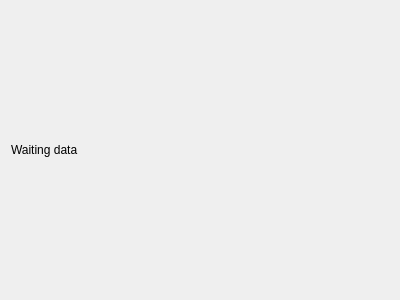
<?xml version="1.0" encoding="UTF-8"?>
<ui version="4.0">
 <class>Widget</class>
 <widget class="QWidget" name="Widget">
  <property name="geometry">
   <rect>
    <x>0</x>
    <y>0</y>
    <width>400</width>
    <height>300</height>
   </rect>
  </property>
  <property name="windowTitle">
   <string>Widget</string>
  </property>
  <layout class="QVBoxLayout" name="verticalLayout">
   <item>
    <widget class="QLabel" name="label">
     <property name="text">
      <string>Waiting data</string>
     </property>
    </widget>
   </item>
  </layout>
 </widget>
 <layoutdefault spacing="6" margin="11"/>
 <resources/>
 <connections/>
</ui>
